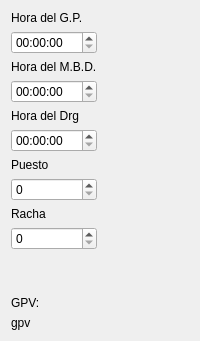
      <widget class="QWidget" name="tab_3">
       <attribute name="title">
        <string>Calculadora GPV manual</string>
       </attribute>
       <layout class="QHBoxLayout" name="horizontalLayout_20">
        <item>
         <layout class="QVBoxLayout" name="verticalLayout_10">
          <item>
           <widget class="QLabel" name="label_31">
            <property name="text">
             <string>Hora del G.P.</string>
            </property>
           </widget>
          </item>
          <item>
           <widget class="QTimeEdit" name="timeEdit"/>
          </item>
          <item>
           <widget class="QLabel" name="label_32">
            <property name="text">
             <string>Hora del M.B.D.</string>
            </property>
           </widget>
          </item>
          <item>
           <widget class="QTimeEdit" name="timeEdit_2"/>
          </item>
          <item>
           <widget class="QLabel" name="label_33">
            <property name="text">
             <string>Hora del Drg</string>
            </property>
           </widget>
          </item>
          <item>
           <widget class="QTimeEdit" name="timeEdit_3"/>
          </item>
          <item>
           <widget class="QLabel" name="label_34">
            <property name="text">
             <string>Puesto</string>
            </property>
           </widget>
          </item>
          <item>
           <widget class="QSpinBox" name="spinBox"/>
          </item>
          <item>
           <widget class="QLabel" name="label_35">
            <property name="text">
             <string>Racha</string>
            </property>
           </widget>
          </item>
          <item>
           <widget class="QSpinBox" name="spinBox_2"/>
          </item>
          <item>
           <spacer name="verticalSpacer_6">
            <property name="orientation">
             <enum>Qt::Vertical</enum>
            </property>
            <property name="sizeHint" stdset="0">
             <size>
              <width>20</width>
              <height>40</height>
             </size>
            </property>
           </spacer>
          </item>
          <item>
           <widget class="QLabel" name="label_36">
            <property name="text">
             <string>GPV:</string>
            </property>
           </widget>
          </item>
          <item>
           <widget class="QLabel" name="gpv">
            <property name="text">
             <string>gpv</string>
            </property>
           </widget>
          </item>
         </layout>
        </item>
        <item>
         <spacer name="horizontalSpacer_3">
          <property name="orientation">
           <enum>Qt::Horizontal</enum>
          </property>
          <property name="sizeHint" stdset="0">
           <size>
            <width>40</width>
            <height>20</height>
           </size>
          </property>
         </spacer>
        </item>
       </layout>
      </widget>
